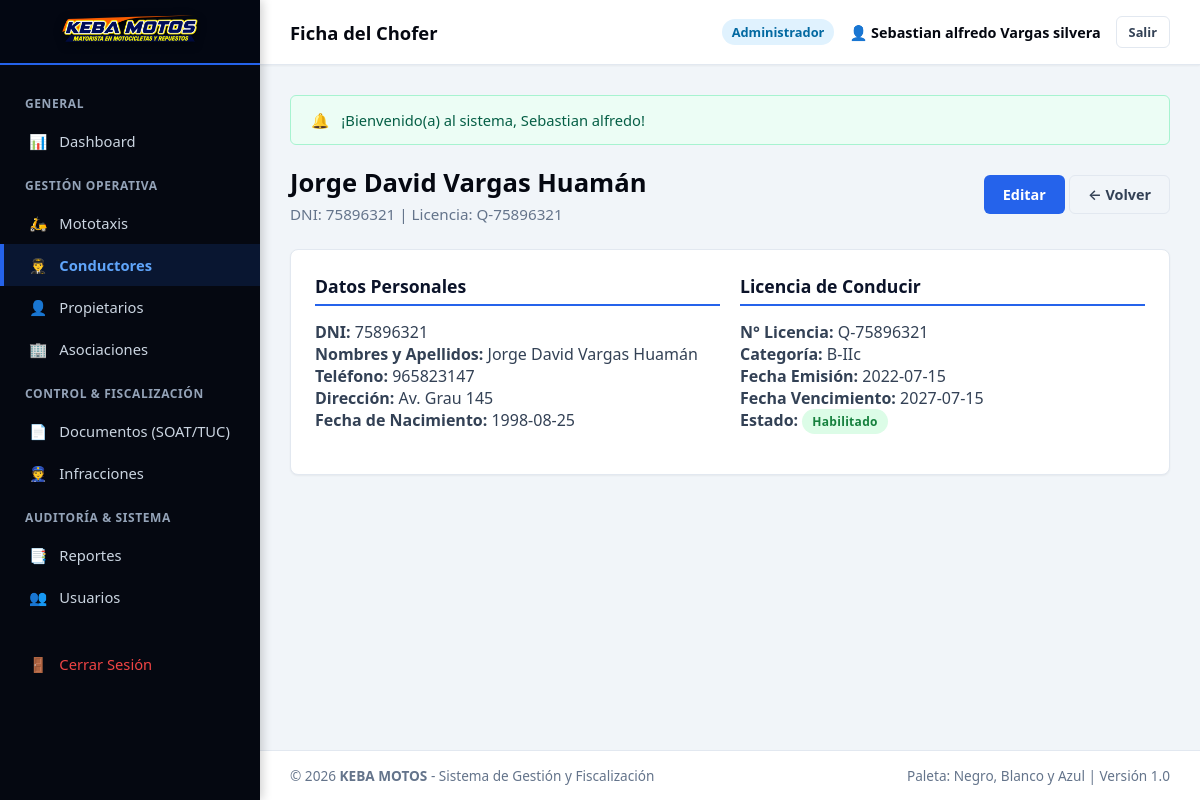
The app's page /views/conductores/ver_conductor.php?id=2 (signed in) with its own data.
### tables this page shows
CREATE TABLE `conductores` (
  `id_conductor` INT AUTO_INCREMENT PRIMARY KEY,
  `dni` VARCHAR(8) NOT NULL UNIQUE,
  `nombres` VARCHAR(100) NOT NULL,
  `apellidos` VARCHAR(100) NOT NULL,
  `fecha_nacimiento` DATE NULL,
  `telefono` VARCHAR(20) NULL,
  `direccion` VARCHAR(255) NULL,
  `numero_licencia` VARCHAR(20) NOT NULL UNIQUE,
  `categoria_licencia` VARCHAR(10) NOT NULL DEFAULT 'B-IIc',
  `fecha_emision_licencia` DATE NULL,
  `fecha_vencimiento_licencia` DATE NOT NULL,
  `foto` VARCHAR(255) NULL,
  `estado` ENUM('Habilitado', 'Inhabilitado', 'Suspendido') DEFAULT 'Habilitado',
  `created_at` TIMESTAMP DEFAULT CURRENT_TIMESTAMP,
  `updated_at` TIMESTAMP DEFAULT CURRENT_TIMESTAMP ON UPDATE CURRENT_TIMESTAMP
);

### config/conexion.php (called while the page is built, shortened)
<?php
class Database {
    private static $host = "localhost";
    private static $db_name = "keba";
    private static $username = "root";
    private static $password = "";
    private static $conexion = null;
    public static function conectar() {
        if (self::$conexion === null) {
            try {
                $opciones = [
                    PDO::ATTR_ERRMODE => PDO::ERRMODE_EXCEPTION,
                    PDO::ATTR_DEFAULT_FETCH_MODE => PDO::FETCH_ASSOC,
                    PDO::ATTR_EMULATE_PREPARES => true,
                    PDO::MYSQL_ATTR_MULTI_STATEMENTS => true,
                    PDO::MYSQL_ATTR_INIT_COMMAND => "SET NAMES utf8mb4 COLLATE utf8mb4_unicode_ci"
                ];
                try {
                    $dsn = "mysql:host=" . self::$host . ";dbname=" . self::$db_name . ";charset=utf8mb4";
                    self::$conexion = new PDO($dsn, self::$username, self::$password, $opciones);
                } catch (PDOException $e) {
                    if ($e->getCode() == 1049 || stripos($e->getMessage(), 'Unknown database') !== false) {
                        $dsnRoot = "mysql:host=" . self::$host . ";charset=utf8mb4";
                        $pdoRoot = new PDO($dsnRoot, self::$username, self::$password, $opciones);
                        $pdoRoot->exec("CREATE DATABASE IF NOT EXISTS `" . self::$db_name . "` CHARACTER SET utf8mb4 COLLATE utf8mb4_unicode_ci;");
                        $pdoRoot = null;
                        $dsn = "mysql:host=" . self::$host . ";dbname=" . self::$db_name . ";charset=utf8mb4";
                        self::$conexion = new PDO($dsn, self::$username, self::$password, $opciones);
                    } else {
                        throw $e;
                    }
                }
                $check = self::$conexion->query("SHOW TABLES LIKE 'usuarios'");
            } catch (PDOException $e) {
                die("<div style='padding:20px; font-family:sans-serif; background:#fee2e2; color:#991b1b; border:1px solid #f87171; border-radius:8px; margin:20px;'>
                        <strong>Error al conectar con la Base de Datos:</strong> " . htmlspecialchars($e->getMessage()) . "<br><br>
                        <em>Asegúrate de que MySQL esté activo en el Panel de Control de XAMPP.</em>
                     </div>");
            }
        }
        return self::$conexion;
    }
}

### models/Conductor.php (called while the page is built, shortened)
<?php
require_once dirname(__DIR__) . '/config/conexion.php';
class Conductor {
    private $db;
    public function __construct() {
        $this->db = Database::conectar();
    }
    public function obtenerPorId($id) {
        $stmt = $this->db->prepare("SELECT * FROM conductores WHERE id_conductor = :id LIMIT 1");
        $stmt->execute([':id' => $id]);
        return $stmt->fetch();
    }
}

### helpers/funciones.php (called while the page is built, shortened)
<?php
function vistaUrl($ruta) {
    return BASE_URL . 'views/' . ltrim($ruta, '/');
}

### views/conductores/ver_conductor.php (the view, shortened to what this page needs)
<?php
require_once dirname(__DIR__) . '/plantillas/header.php';
require_once dirname(__DIR__) . '/plantillas/sidebar.php';
require_once dirname(__DIR__) . '/plantillas/navbar.php';
require_once dirname(dirname(__DIR__)) . '/models/Conductor.php';
$id = (int)($_GET['id'] ?? 0);
$conductorMod = new Conductor();
$c = $conductorMod->obtenerPorId($id);
?>
<div class="page-header">
    <div>
        <h1 class="page-title"><?= htmlspecialchars($c['nombres'] . ' ' . $c['apellidos']) ?></h1>
        <p class="page-subtitle">DNI: <?= htmlspecialchars($c['dni']) ?> | Licencia: <?= htmlspecialchars($c['numero_licencia']) ?></p>
    </div>
    <div>
        <a href="<?= vistaUrl('conductores/editar_conductor.php?id=' . $c['id_conductor']) ?>" class="btn btn-primary">Editar</a>
        <a href="<?= vistaUrl('conductores/listar_conductores.php') ?>" class="btn btn-outline">&larr; Volver</a>
    </div>
</div>
<div class="card">
    <div class="row">
        <div class="col-md-6 mb-3">
            <h3 style="font-size: 1.1rem; color: #0b1329; border-bottom: 2px solid #2563eb; padding-bottom: 6px; margin-bottom: 15px;">Datos Personales</h3>
            <p><strong>DNI:</strong> <?= htmlspecialchars($c['dni']) ?></p>
            <p><strong>Nombres y Apellidos:</strong> <?= htmlspecialchars($c['nombres'] . ' ' . $c['apellidos']) ?></p>
            <p><strong>Teléfono:</strong> <?= htmlspecialchars($c['telefono'] ?? '-') ?></p>
            <p><strong>Dirección:</strong> <?= htmlspecialchars($c['direccion'] ?? '-') ?></p>
            <p><strong>Fecha de Nacimiento:</strong> <?= htmlspecialchars($c['fecha_nacimiento'] ?? '-') ?></p>
        </div>
        <div class="col-md-6 mb-3">
            <h3 style="font-size: 1.1rem; color: #0b1329; border-bottom: 2px solid #2563eb; padding-bottom: 6px; margin-bottom: 15px;">Licencia de Conducir</h3>
            <p><strong>N° Licencia:</strong> <?= htmlspecialchars($c['numero_licencia']) ?></p>
            <p><strong>Categoría:</strong> <?= htmlspecialchars($c['categoria_licencia']) ?></p>
            <p><strong>Fecha Emisión:</strong> <?= htmlspecialchars($c['fecha_emision_licencia'] ?? '-') ?></p>
            <p><strong>Fecha Vencimiento:</strong> <?= htmlspecialchars($c['fecha_vencimiento_licencia']) ?></p>
            <p><strong>Estado:</strong> <span class="badge badge-success"><?= htmlspecialchars($c['estado']) ?></span></p>
        </div>
    </div>
</div>
<?php require_once dirname(__DIR__) . '/plantillas/footer.php'; ?>

### assets/css/estilos.css (style rules this page uses)
:root { --color-primary: #0284c7; --color-primary-dark: #0369a1; --color-primary-light: #e0f2fe; --color-blue-accent: #2563eb; --color-black: #050811; --color-black-card: #0d121f; --color-black-border: #1a233a; --color-black-light: #1e293b; --color-white: #ffffff; --color-gray-50: #f8fafc; --color-gray-100: #f1f5f9; --color-gray-200: #e2e8f0; --color-gray-500: #64748b; --color-gray-700: #334155; --color-success: #10b981; --color-warning: #f59e0b; --color-danger: #ef4444; --color-info: #0284c7; --sidebar-width: 260px; --header-height: 65px; --font-main: 'Segoe UI', system-ui, -apple-system, sans-serif; --shadow-sm: 0 1px 2px 0 rgba(0, 0, 0, 0.05); --shadow-md: 0 4px 6px -1px rgba(0, 0, 0, 0.1), 0 2px 4px -1px rgba(0, 0, 0, 0.06); --shadow-lg: 0 10px 15px -3px rgba(0, 0, 0, 0.15), 0 4px 6px -2px rgba(0, 0, 0, 0.05); }
* { margin: 0; padding: 0; box-sizing: border-box; font-family: var(--font-main); }
body { background-color: var(--color-gray-100); color: var(--color-gray-700); min-height: 100vh; display: flex; flex-direction: column; }
.page-header { display: flex; align-items: center; justify-content: space-between; margin-bottom: 25px; flex-wrap: wrap; gap: 15px; }
.page-title { font-size: 1.6rem; font-weight: 800; color: var(--color-black); }
.page-subtitle { color: var(--color-gray-500); font-size: 0.95rem; margin-top: 4px; }
.btn { display: inline-flex; align-items: center; justify-content: center; gap: 8px; padding: 9px 18px; border-radius: 6px; font-size: 0.9rem; font-weight: 600; cursor: pointer; text-decoration: none; transition: all 0.2s ease; border: 1px solid transparent; }
.btn-primary { background-color: var(--color-blue-accent); color: var(--color-white); }
.btn-outline { background-color: transparent; border-color: var(--color-gray-200); color: var(--color-gray-700); }
.card { background-color: var(--color-white); border-radius: 8px; border: 1px solid var(--color-gray-200); box-shadow: var(--shadow-sm); padding: 24px; margin-bottom: 25px; }

### assets/css/tablas.css (style rules this page uses)
.badge { display: inline-block; padding: 4px 10px; border-radius: 20px; font-size: 0.75rem; font-weight: 700; text-align: center; letter-spacing: 0.3px; }
.badge-success { background-color: #dcfce7; color: #15803d; }

### records on screen
conductores: nombres+apellidos "Jorge David Vargas Huamán", dni "75896321", numero_licencia "Q-75896321", telefono "965823147", direccion "Av. Grau 145", fecha_nacimiento "1998-08-25", categoria_licencia "B-IIc", fecha_emision_licencia "2022-07-15", fecha_vencimiento_licencia "2027-07-15", estado "Habilitado"

### other values on screen
$subtituloNavbar "Ficha del Chofer"
$usuarioActivo['rol_nombre'] "Administrador"
$flash['mensaje'] "¡Bienvenido(a) al sistema, Sebastian alfredo!"
